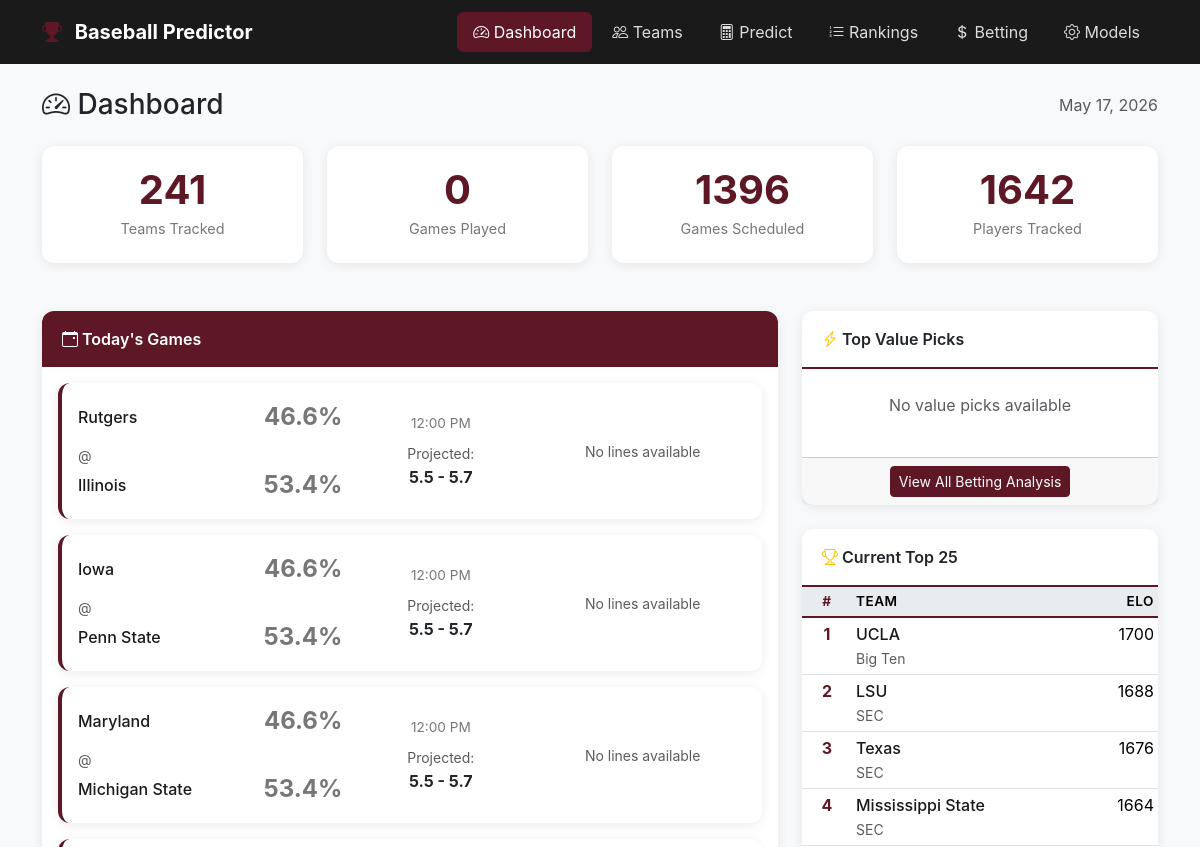
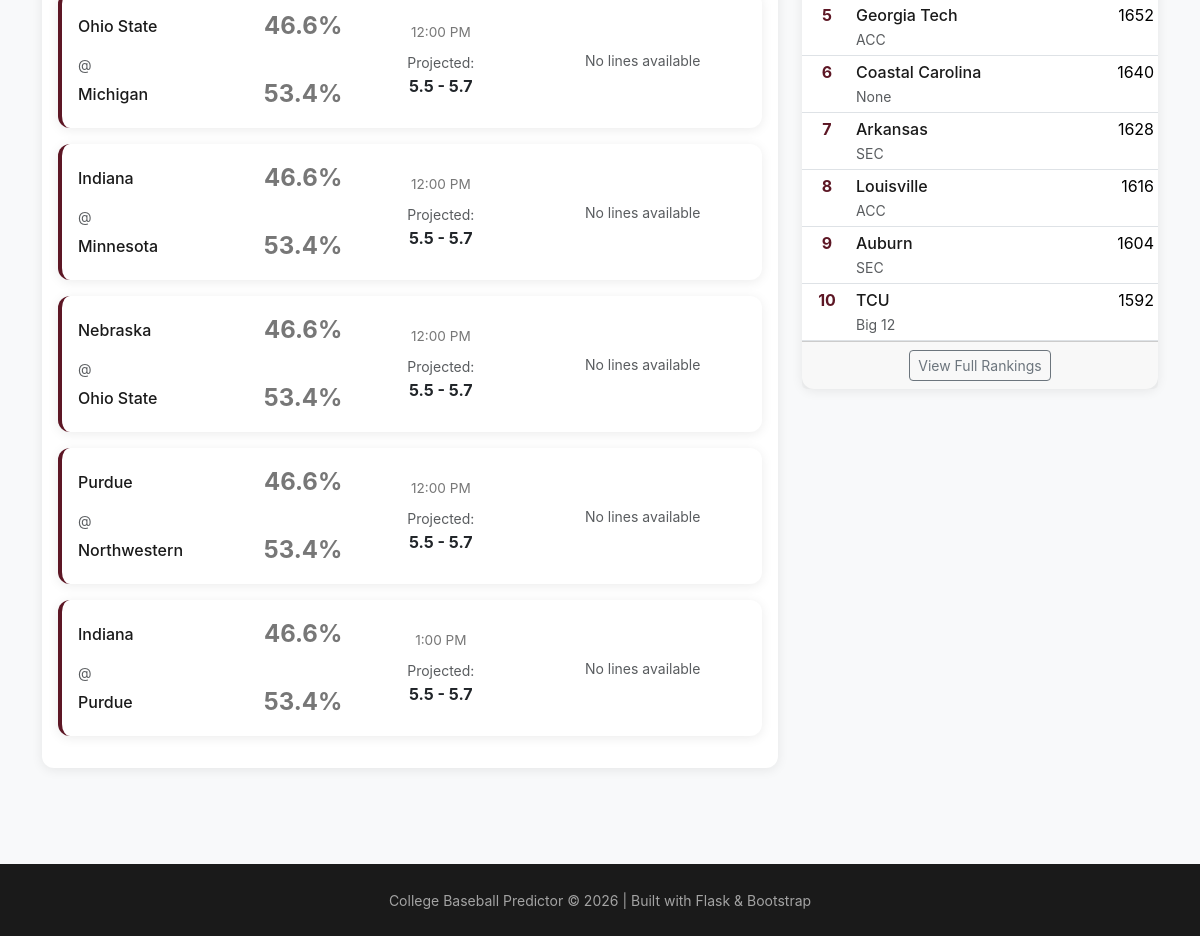
The page / on the database its author committed (2 pictures, top to bottom).
### tables this page shows
CREATE TABLE elo_ratings (
                    team_id TEXT PRIMARY KEY,
                    rating REAL DEFAULT 1500,
                    games_played INTEGER DEFAULT 0,
                    updated_at TEXT DEFAULT CURRENT_TIMESTAMP
                );

CREATE TABLE teams (
            id TEXT PRIMARY KEY,
            name TEXT NOT NULL,
            nickname TEXT,
            conference TEXT,
            division TEXT,
            athletics_url TEXT,
            preseason_rank INTEGER,
            current_rank INTEGER,
            created_at TEXT DEFAULT CURRENT_TIMESTAMP,
            updated_at TEXT DEFAULT CURRENT_TIMESTAMP
        );

CREATE TABLE games (
            id TEXT PRIMARY KEY,
            date TEXT NOT NULL,
            time TEXT,
            home_team_id TEXT NOT NULL,
            away_team_id TEXT NOT NULL,
            home_score INTEGER,
            away_score INTEGER,
            winner_id TEXT,
            innings INTEGER DEFAULT 9,
            is_conference_game INTEGER DEFAULT 0,
            is_neutral_site INTEGER DEFAULT 0,
            tournament_id TEXT,
            venue TEXT,
            attendance INTEGER,
            notes TEXT,
            status TEXT DEFAULT 'scheduled',  -- scheduled, final, postponed, cancelled
            created_at TEXT DEFAULT CURRENT_TIMESTAMP,
            updated_at TEXT DEFAULT CURRENT_TIMESTAMP,
            FOREIGN KEY (home_team_id) REFERENCES teams(id),
            FOREIGN KEY (away_team_id) REFERENCES teams(id),
            FOREIGN KEY (tournament_id) REFERENCES tournaments(id)
        );

### web/app.py (the view)
@app.route('/')
def dashboard():
    todays_games = get_todays_games()
    value_picks = get_value_picks(5)
    top_25 = get_current_top_25()
    stats = get_quick_stats()
    conn = get_connection()
    c = conn.cursor()
    for team in top_25:
        c.execute('SELECT rating FROM elo_ratings WHERE team_id = ?', (team['id'],))
        row = c.fetchone()
        team['elo_rating'] = row[0] if row else None
    conn.close()
    return render_template('dashboard.html',
                          todays_games=todays_games,
                          value_picks=value_picks,
                          top_25=top_25,
                          stats=stats,
                          today=datetime.now().strftime('%B %d, %Y'))

### web/templates/dashboard.html (shortened to what this page needs)
{% extends "base.html" %}
{% block content %}
<div class="d-flex justify-content-between align-items-center mb-4">
    <h1 class="h3 mb-0">
        <i class="bi bi-speedometer2 text-maroon"></i> Dashboard
    </h1>
    <span class="text-muted">{{ today }}</span>
</div>
<div class="row mb-4">
    <div class="col-6 col-md-3">
        <div class="card stat-card">
            <div class="stat-value">{{ stats.total_teams }}</div>
            <div class="stat-label">Teams Tracked</div>
        </div>
    </div>
    <div class="col-6 col-md-3">
        <div class="card stat-card">
            <div class="stat-value">{{ stats.games_played }}</div>
            <div class="stat-label">Games Played</div>
        </div>
    </div>
    <div class="col-6 col-md-3">
        <div class="card stat-card">
            <div class="stat-value">{{ stats.games_scheduled }}</div>
            <div class="stat-label">Games Scheduled</div>
        </div>
    </div>
    <div class="col-6 col-md-3">
        <div class="card stat-card">
            <div class="stat-value">{{ stats.players_tracked or 0 }}</div>
            <div class="stat-label">Players Tracked</div>
        </div>
    </div>
</div>
<div class="row">
    <div class="col-lg-8">
        <div class="card">
            <div class="card-header bg-maroon">
                <i class="bi bi-calendar-event"></i> Today's Games
            </div>
            <div class="card-body">
                {% if todays_games %}
                    {% for game in todays_games %}
                    <div class="game-card card mb-3">
                        <div class="card-body">
                            <div class="row align-items-center">
                                <div class="col-md-5">
                                    <div class="d-flex justify-content-between align-items-center">
                                        <div>
                                            <a href="/team/{{ game.away_team_id }}" class="team-link">
                                                {{ game.away_team_name }}
                                            </a>
                                        </div>
                                        {% if game.prediction %}
                                        <span class="win-prob {% if game.prediction.away_win_probability > 0.6 %}high{% elif game.prediction.away_win_probability < 0.4 %}low{% else %}medium{% endif %}">
                                            {{ (game.prediction.away_win_probability * 100)|round(1) }}%
                                        </span>
                                        {% endif %}
                                    </div>
                                    <div class="mt-2">
                                        <small class="text-muted">@</small>
                                    </div>
                                    <div class="d-flex justify-content-between align-items-center">
                                        <div>
                                            <a href="/team/{{ game.home_team_id }}" class="team-link">
                                                {{ game.home_team_name }}
                                            </a>
                                        </div>
                                        {% if game.prediction %}
                                        <span class="win-prob {% if game.prediction.home_win_probability > 0.6 %}high{% elif game.prediction.home_win_probability < 0.4 %}low{% else %}medium{% endif %}">
                                            {{ (game.prediction.home_win_probability * 100)|round(1) }}%
                                        </span>
                                        {% endif %}
                                    </div>
                                </div>
                                <div class="col-md-3 text-center">
                                    <div class="game-time">{{ game.time or 'TBD' }}</div>
                                    {% if game.prediction %}
                                    <div class="mt-2">
                                        <small class="text-muted">Projected:</small>
                                        <div class="fw-bold">{{ game.prediction.projected_away_runs|round(1) }} - {{ game.prediction.projected_home_runs|round(1) }}</div>
                                    </div>
                                    {% endif %}
                                </div>
                                <div class="col-md-4 text-center">
                                    {% if game.home_ml and game.away_ml %}
                                    <small class="text-muted d-block">DraftKings</small>
                                    <div class="d-flex justify-content-center gap-3">
                                        <span>{{ game.away_ml|format_odds }}</span>
                                        <span class="text-muted">/</span>
                                        <span>{{ game.home_ml|format_odds }}</span>
                                    </div>
                                    {% if game.over_under %}
                                    <small class="text-muted">O/U {{ game.over_under }}</small>
                                    {% endif %}
                                    {% else %}
                                    <small class="text-muted">No lines available</small>
                                    {% endif %}
                                </div>
                            </div>
                        </div>
                    </div>
                    {% endfor %}
                {% else %}
                <div class="text-center text-muted py-4">
                    <i class="bi bi-calendar-x display-4"></i>
                    <p class="mt-2">No games scheduled for today</p>
                </div>
                {% endif %}
            </div>
        </div>
    </div>
    <div class="col-lg-4">
        <div class="card">
            <div class="card-header">
                <i class="bi bi-lightning-charge text-warning"></i> Top Value Picks
            </div>
            <div class="card-body p-0">
                {% if value_picks %}
                <div class="list-group list-group-flush">
                    {% for pick in value_picks %}
                    <div class="list-group-item">
                        <div class="d-flex justify-content-between align-items-start">
                            <div>
                                <strong>{{ pick.pick }}</strong>
                                <div class="small text-muted">{{ pick.game }}</div>
                            </div>
                            <div class="text-end">
                                <span class="value-indicator positive">
                                    +{{ pick.edge|round(1) }}%
                                </span>
                                <div class="small text-muted mt-1">{{ pick.moneyline|format_odds }}</div>
                            </div>
                        </div>
                        <div class="progress mt-2" style="height: 6px;">
                            <div class="progress-bar bg-success" style="width: {{ pick.model_prob * 100 }}%"></div>
                        </div>
                        <div class="d-flex justify-content-between small text-muted mt-1">
                            <span>Model: {{ (pick.model_prob * 100)|round(1) }}%</span>
                            <span>DK: {{ (pick.dk_implied * 100)|round(1) }}%</span>
                        </div>
                    </div>
                    {% endfor %}
                </div>
                {% else %}
                <div class="text-center text-muted py-4">
                    <p>No value picks available</p>
                </div>
                {% endif %}
            </div>
            <div class="card-footer text-center">
                <a href="/betting" class="btn btn-sm btn-maroon">View All Betting Analysis</a>
            </div>
        </div>
        <div class="card">
            <div class="card-header">
                <i class="bi bi-trophy text-warning"></i> Current Top 25
            </div>
            <div class="card-body p-0">
                {% if top_25 %}
                <div class="table-responsive">
                    <table class="table table-sm table-hover mb-0">
                        <thead>
                            <tr>
                                <th class="rank-col">#</th>
                                <th>Team</th>
                                <th class="text-end">Elo</th>
                            </tr>
                        </thead>
                        <tbody>
                            {% for team in top_25[:10] %}
                            <tr>
                                <td class="rank-col">{{ team.current_rank }}</td>
                                <td>
                                    <a href="/team/{{ team.id }}" class="team-link">{{ team.name }}</a>
                                    <br><small class="text-muted">{{ team.conference }}</small>
                                </td>
                                <td class="text-end">
                                    {% if team.elo_rating %}
                                    {{ team.elo_rating|round(0)|int }}
                                    {% else %}
                                    —
                                    {% endif %}
                                </td>
                            </tr>
                            {% endfor %}
                        </tbody>
                    </table>
                </div>
                {% else %}
                <div class="text-center text-muted py-4">
                    <p>No rankings available</p>
                </div>
                {% endif %}
            </div>
            <div class="card-footer text-center">
                <a href="/rankings" class="btn btn-sm btn-outline-secondary">View Full Rankings</a>
            </div>
        </div>
    </div>
</div>
{% endblock %}

### web/templates/base.html (shortened to what this page needs)
<!DOCTYPE html>
<html lang="en">
<head>
    <link href="https://cdn.jsdelivr.net/npm/bootstrap@5.3.2/dist/css/bootstrap.min.css" rel="stylesheet">
    <link href="https://cdn.jsdelivr.net/npm/bootstrap-icons@1.11.1/font/bootstrap-icons.css" rel="stylesheet">
</head>
<body>
    <nav class="navbar navbar-expand-lg navbar-dark">
        <div class="container">
            <a class="navbar-brand" href="/">
                <i class="bi bi-trophy-fill icon"></i>
                Baseball Predictor
            </a>
            <div class="collapse navbar-collapse" id="navbarNav">
                <ul class="navbar-nav ms-auto">
                    <li class="nav-item">
                        <a class="nav-link {% if request.endpoint == 'dashboard' %}active{% endif %}" href="/">
                            <i class="bi bi-speedometer2"></i> Dashboard
                        </a>
                    </li>
                    <li class="nav-item">
                        <a class="nav-link {% if request.endpoint == 'teams' %}active{% endif %}" href="/teams">
                            <i class="bi bi-people"></i> Teams
                        </a>
                    </li>
                    <li class="nav-item">
                        <a class="nav-link {% if request.endpoint == 'predict' %}active{% endif %}" href="/predict">
                            <i class="bi bi-calculator"></i> Predict
                        </a>
                    </li>
                    <li class="nav-item">
                        <a class="nav-link {% if request.endpoint == 'rankings' %}active{% endif %}" href="/rankings">
                            <i class="bi bi-list-ol"></i> Rankings
                        </a>
                    </li>
                    <li class="nav-item">
                        <a class="nav-link {% if request.endpoint == 'betting' %}active{% endif %}" href="/betting">
                            <i class="bi bi-currency-dollar"></i> Betting
                        </a>
                    </li>
                    <li class="nav-item">
                        <a class="nav-link {% if request.endpoint == 'models' %}active{% endif %}" href="/models">
                            <i class="bi bi-gear"></i> Models
                        </a>
                    </li>
                </ul>
            </div>
        </div>
    </nav>
    <main class="container py-4">
        {% block content %}{% endblock %}
    </main>
    <footer class="footer">
        <div class="container text-center">
            <small>College Baseball Predictor &copy; 2026 | Built with Flask & Bootstrap</small>
        </div>
    </footer>
</body>
</html>

### rows shown on the page
elo_ratings: away_team_name "Rutgers", prediction "46.6", home_team_name "Illinois", prediction "53.4", time "12:00 PM", prediction.projected_away_runs "5.5", prediction.projected_home_runs "5.7"
games: away_team_name "Iowa", prediction "46.6", home_team_name "Penn State", prediction "53.4", time "12:00 PM", prediction.projected_away_runs "5.5", prediction.projected_home_runs "5.7"
elo_ratings: away_team_name "Maryland", prediction "46.6", home_team_name "Michigan State", prediction "53.4", time "12:00 PM", prediction.projected_away_runs "5.5", prediction.projected_home_runs "5.7"
elo_ratings: away_team_name "Ohio State", prediction "46.6", home_team_name "Michigan", prediction "53.4", time "12:00 PM", prediction.projected_away_runs "5.5", prediction.projected_home_runs "5.7"
elo_ratings: away_team_name "Indiana", prediction "46.6", home_team_name "Minnesota", prediction "53.4", time "12:00 PM", prediction.projected_away_runs "5.5", prediction.projected_home_runs "5.7", home_team_name "Purdue", time "1:00 PM"
elo_ratings: away_team_name "Nebraska", prediction "46.6", home_team_name "Ohio State", prediction "53.4", time "12:00 PM", prediction.projected_away_runs "5.5", prediction.projected_home_runs "5.7"
games: away_team_name "Purdue", prediction "46.6", home_team_name "Northwestern", prediction "53.4", time "12:00 PM", prediction.projected_away_runs "5.5", prediction.projected_home_runs "5.7"
teams: name "UCLA", conference "Big Ten"
elo_ratings: elo_rating "1700"
teams: name "LSU", conference "SEC"
elo_ratings: elo_rating "1688"
teams: name "Texas", conference "SEC"
elo_ratings: elo_rating "1676"
teams: name "Mississippi State", conference "SEC"
elo_ratings: elo_rating "1664"
teams: name "Georgia Tech", conference "ACC"
elo_ratings: elo_rating "1652"
teams: name "Coastal Carolina"
elo_ratings: elo_rating "1640"
teams: name "Arkansas", conference "SEC"
elo_ratings: elo_rating "1628"
teams: name "Louisville", conference "ACC"
elo_ratings: elo_rating "1616"
teams: name "Auburn", conference "SEC"
elo_ratings: elo_rating "1604"
teams: name "TCU", conference "Big 12"
elo_ratings: elo_rating "1592"

### other values the page prints
{{ stats.total_teams }} "241"
{{ stats.games_played }} "0"
{{ stats.games_scheduled }} "1396"
{{ stats.players_tracked or 0 }} "1642"
{{ team.current_rank }} "1" "2" "3" "4" "5" "6" "7" "8" "9" "10"
{{ team.conference }} "None"
